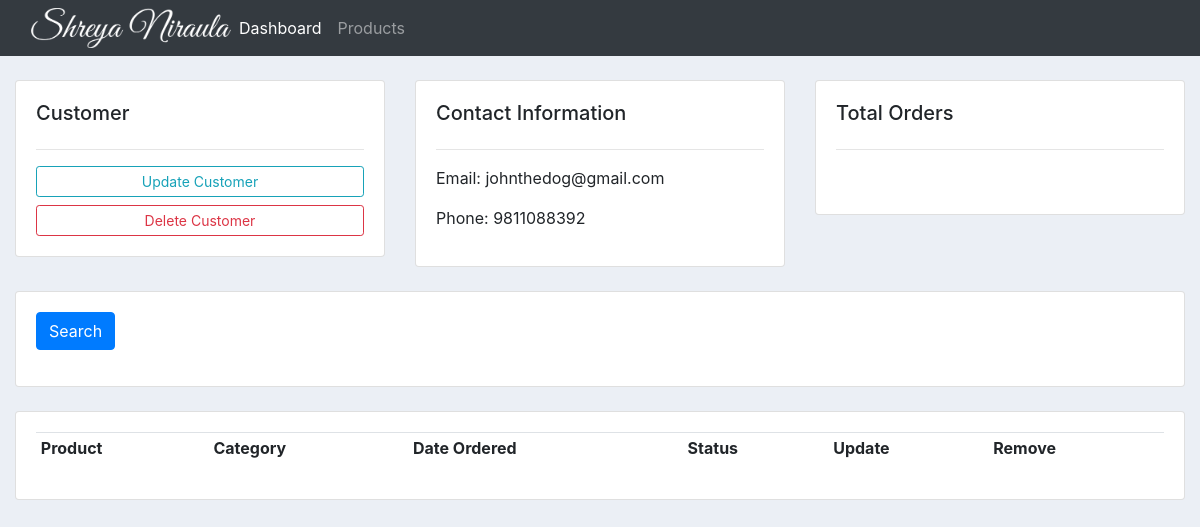
The app's page /customer/1/, older data.
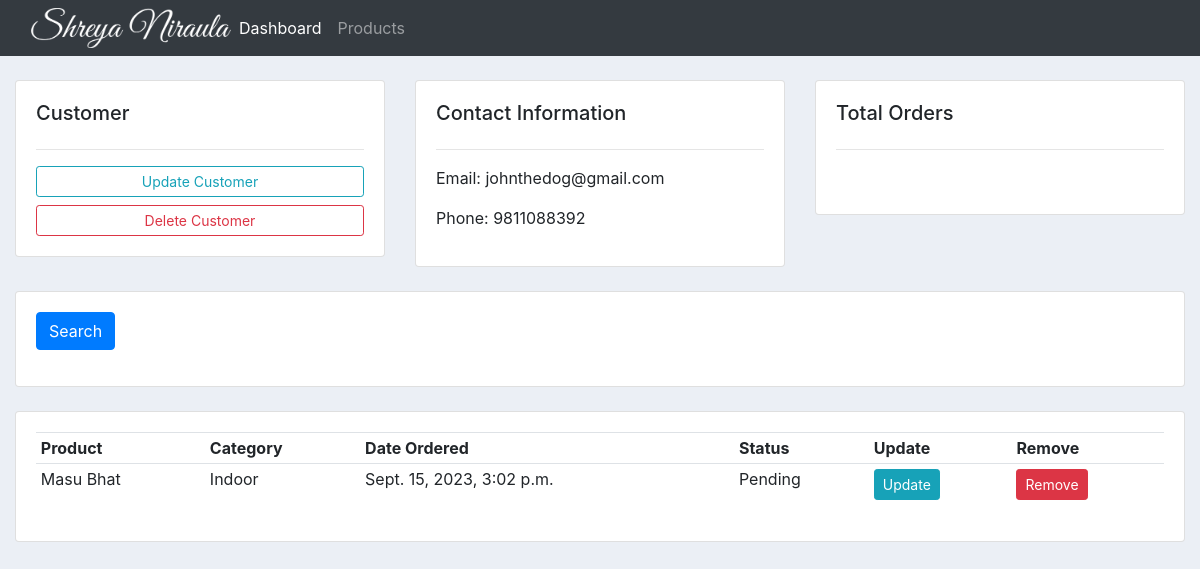
The same page, newer data.
### accounts/models.py (models this page shows, shortened)
class Order(models.Model):
    STATUS = (
        ('Pending', 'Pending'),
        ('Out for delivery', 'Out for delivery'),
        ('Delivered', 'Delivered'),
    )
    customer = models.ForeignKey(
        Customer, null=True, on_delete=models.SET_NULL)
    product = models.ForeignKey(Product, null=True, on_delete=models.SET_NULL)
    date_created = models.DateTimeField(auto_now_add=True, null=True)
    status = models.CharField(max_length=200, null=True, choices=STATUS)

class Product(models.Model):
    CATEGORY = (
        ('Indoor', 'Indoor'),
        ('Out Door', 'Out Door'),
    )
    name = models.CharField(max_length=200, null=True)
    price = models.FloatField(null=True)
    category = models.CharField(max_length=200, null=True, choices=CATEGORY)
    description = models.CharField(max_length=200, null=True)
    date_created = models.DateTimeField(auto_now_add=True, null=True)
    tags = models.ManyToManyField(Tag)
    def __str__(self):
        return self.name

### accounts/views.py (the view)
# urls.py: path('customer/<str:pk>/', views.customer, name='customer'),
def customer(request, pk):
    customer = Customer.objects.get(id=pk)
    order = customer.order_set.all()
    context = {'customer': customer, 'order': order}
    return render(request, 'accounts/customer.html', context)

### accounts/templates/accounts/customer.html
{% extends 'accounts/main.html' %}
{% block content %}
<br>
<div class="row">
    <div class="col-md">
        <div class="card card-body">
            <h5>Customer</h5>
            <hr>
            <a class="btn btn-outline-info btn-sm btn-block" href="">Update Customer</a>
            <a class="btn btn-outline-danger btn-sm btn-block" href="">Delete Customer</a>
        </div>
    </div>
    <div class="col-md">
        <div class="card card-body">
            <h5>Contact Information</h5>
            <hr>
            <p>Email: {{customer.email}}</p>
            <p>Phone: {{customer.phone}}</p>
        </div>
    </div>
    <div class="col-md">
        <div class="card card-body">
            <h5>Total Orders</h5>
            <hr>
            <h1 style="text-align: center;padding: 10px;"></h1>
        </div>
    </div>
</div>
<br>
<div class="row">
    <div class="col">
        <div class="card card-body">
            <form method="get">
                <button class="btn btn-primary" type="submit">Search</button>
            </form>
        </div>
    </div>
</div>
<br>
<div class="row">
    <div class="col-md">
        <div class="card card-body">
            <table class="table table-sm">
                <tr>
                    <th>Product</th>
                    <th>Category</th>
                    <th>Date Ordered</th>
                    <th>Status</th>
                    <th>Update</th>
                    <th>Remove</th>
                </tr>
                {% for order in order %}
                <tr>
                    <td>{{order.product}}</td>
                    <td>{{order.product.category}}</td>
                    <td>{{order.date_created}}</td>
                    <td>{{order.status}}</td>
                    <td><a class="btn btn-sm btn-info" href="{% url 'update_order' order.id %}">Update</a></td>
                    <td><a class="btn btn-sm btn-danger" href="{% url 'delete' order.id %}" >Remove</a></td>
                </tr>
                {% endfor %}
            </table>
        </div>
    </div>
</div>
{% endblock %}

Row changes from the older to the newer data that the page shows:
added Order: product "Masu Bhat", product.category "Indoor", date_created "Sept. 15, 2023, 3:02 p.m.", status "Pending"
